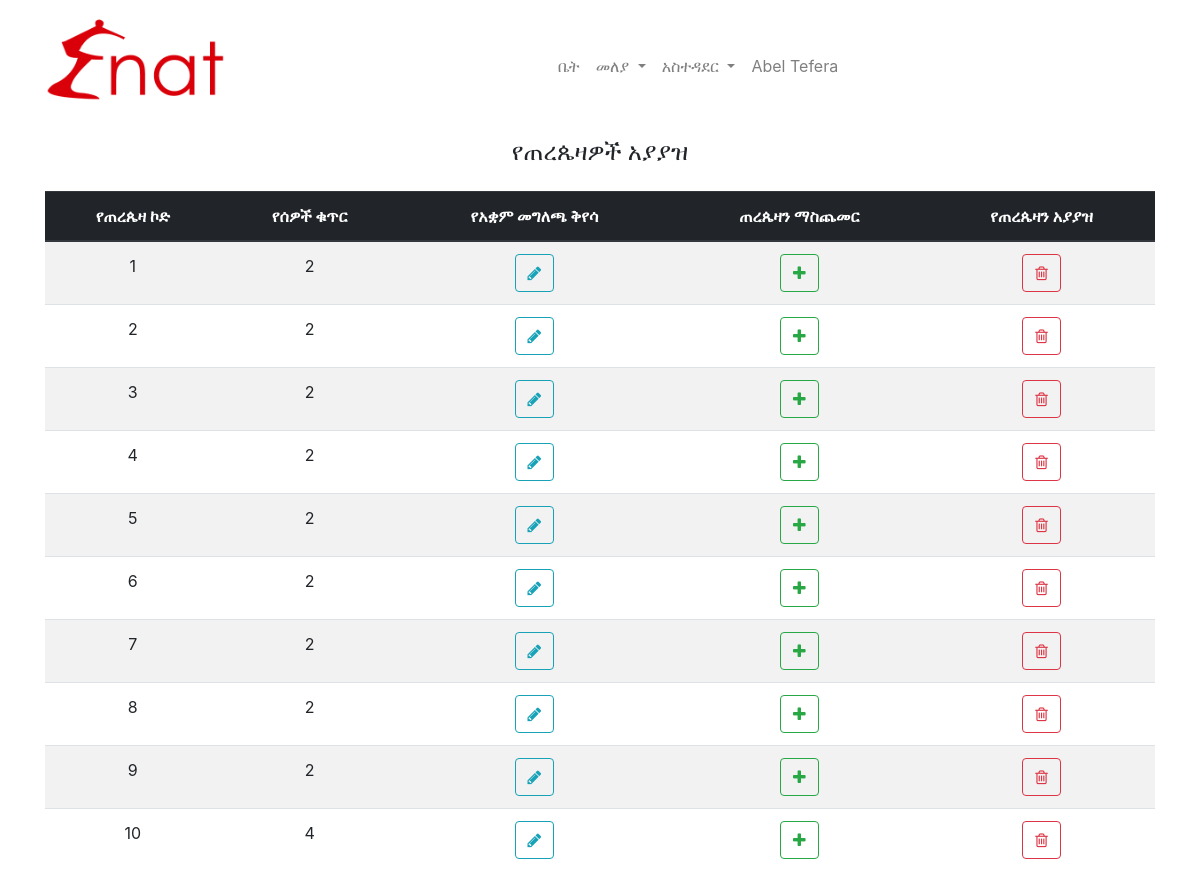
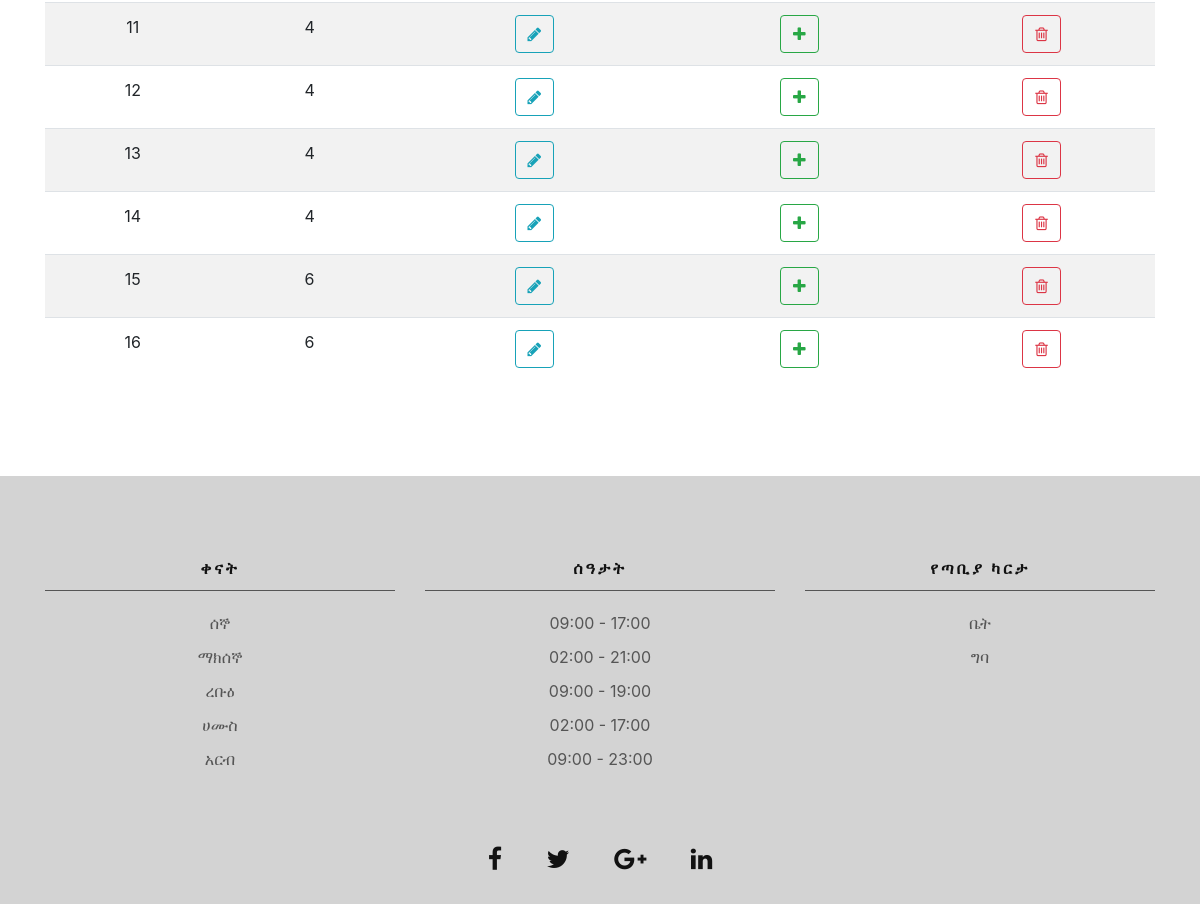
The page /admin/tab_management.php (signed in) on the database its author committed (2 pictures, top to bottom).
### tables this page shows
CREATE TABLE IF NOT EXISTS `tables` (
  `id` tinyint(1) NOT NULL AUTO_INCREMENT,
  `people` tinyint(1) NOT NULL,
  PRIMARY KEY (`id`)
);

### admin/tab_management.php (the view, shortened to what this page needs)
<?php
require('../models/tab_management.php');?>
<!doctype html>
<html>
<?php include('../inc/header.php'); ?>
<body>
<?php include ('../inc/navigation.php'); ?>
<section id="dashboard" class="main">
<div class="container pt-2 pb-5">
<h4 class="text-center pb-3">የጠረጴዛዎች አያያዝ</h4>
<table  id="tables" class="table table-striped text-center mb-5">
<thead class="thead-dark">
<tr>
<th scope="col">የጠረጴዛ ኮድ</th>
<th scope="col">የሰዎች ቁጥር</th>
<th scope="col">የአቋም መግለጫ ቅየሳ</th>
<th scope="col">ጠረጴዛን ማስጨመር</th>
<th scope="col">የጠረጴዛን አያያዝ</th>
</tr>
</thead>
<tbody>
<?php
$tables = $conn->query("SELECT id, people FROM tables");
	if($tables->num_rows > 0):
		while($row_tab = $tables->fetch_assoc()):
?>
<tr>
<td><?= $row_tab['id']; ?></td>
<td><?= $row_tab['people']; ?></td>
<td><button type="button" class="btn btn-outline-info" data-toggle="modal" data-target="#editab<?= $row_tab['id']; ?>"><i class="fa fa-pencil" aria-hidden="true"></i></button></td>
<td><button type="button" class="btn btn-outline-success" data-toggle="modal" data-target="#addtab"><i class="fa fa-plus" aria-hidden="true"></i></button></td>
<td><button type="button" class="btn btn-outline-danger" data-toggle="modal" data-target="#deltab<?= $row_tab['id']; ?>"><i class="fa fa-trash-o" aria-hidden="true"></i></button></td>
</tr>
<?php 	endwhile;
	endif; ?>
</tbody>
</table>
</div>
<?php include('../inc/footer.php') ?>
</body>
</html>

### resources/styles.css (style rules this page uses)
.main { margin-top: 130px; }

### rows shown on the page
tables: id "1", people "2"
tables: id "2", people "2"
tables: id "3", people "2"
tables: id "4", people "2"
tables: id "5", people "2"
tables: id "6", people "2"
tables: id "7", people "2"
tables: id "8", people "2"
tables: id "9", people "2"
tables: id "10", people "4"
tables: id "11", people "4"
tables: id "12", people "4"
tables: id "13", people "4"
tables: id "14", people "4"
tables: id "15", people "6"
tables: id "16", people "6"

### other values the page prints
$_SESSION['fname'] "Abel"
$_SESSION['lname'] "Tefera"
$day[$i] "ሰኞ"
$day[$i] "ማክሰኞ"
$day[$i] "ረቡዕ"
$day[$i] "ሀሙስ"
$day[$i] "አርብ"
date('H:i', strtotime($open_at[$i])) "09:00"
date('H:i', strtotime($close_at[$i])) "17:00"
date('H:i', strtotime($open_at[$i])) "02:00"
date('H:i', strtotime($close_at[$i])) "21:00"
date('H:i', strtotime($close_at[$i])) "19:00"
date('H:i', strtotime($close_at[$i])) "23:00"
